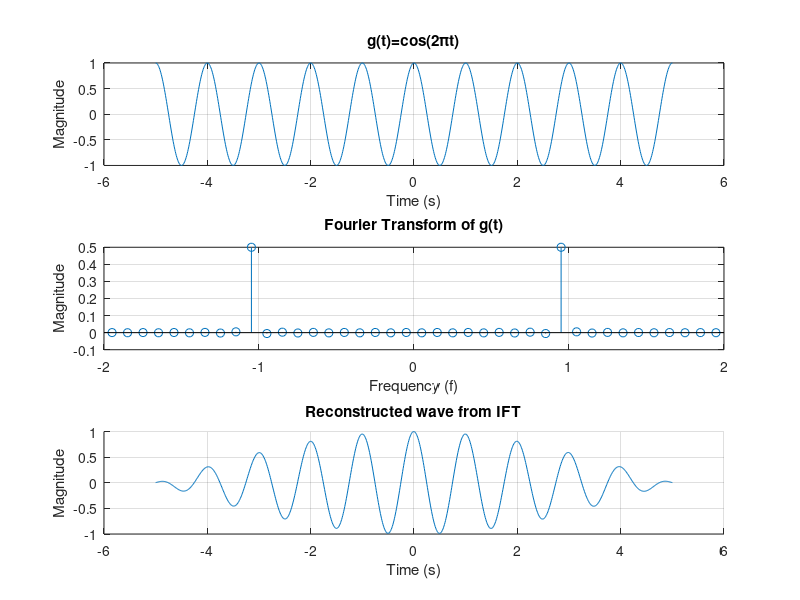

The MATLAB source for this figure:
clear all; close all; clc;

W = 5;
fs = 100;
t = -W:1/fs:W;
N = length(t);
x = cos(2*pi*t);

% Fourier transform
bin_inc = fs/N;
f = (-N/2:1:N/2-1)*bin_inc;
X = zeros(1, length(f));
for i = 1:length(f)
    X = X + x(i)*exp(-j*2*pi*f(i)*t)/N;
end

figure(1);
subplot(3,1,1);
plot(t,x);
grid on;
title('g(t)=cos(2\pit)');
xlabel('Time (s)');
ylabel('Magnitude');

figure(1);
subplot(3,1,2);
stem(f,X);
xlim([-2 2]);
grid on;
title('Fourier Transform of g(t)');
ylabel('Magnitude');
xlabel('Frequency (f)');

figure(1);
subplot(3,1,3);
grid on;
hold on;
result = zeros(1,length(t));
for i = 1:length(f)
    result = result + X(i)*exp(j*2*pi*f(i)*t);
end
plot(t, real(result));
title('Reconstructed wave from IFT');
ylabel('Magnitude');
xlabel('Time (s)');